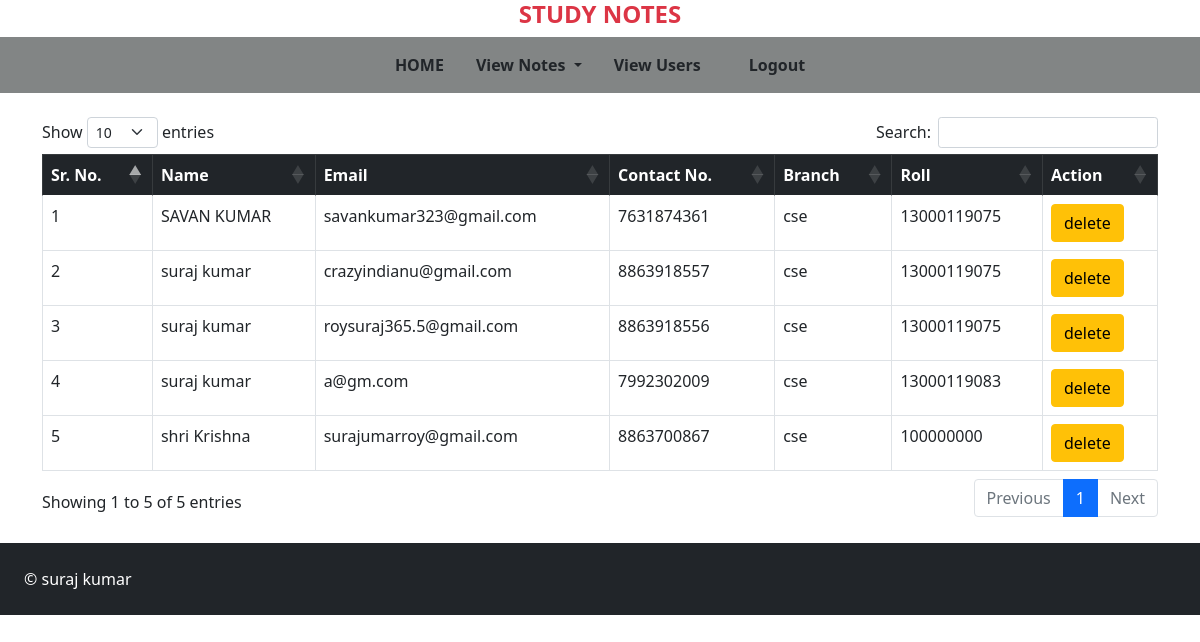
The page /viewuser (signed in) on the database its author committed.
### app1/models.py (models this page shows, shortened)
class SignUp(models.Model):
    user=models.ForeignKey(User,on_delete=models.CASCADE)
    contact=models.CharField(max_length=15)
    branch = models.CharField(max_length=50)
    role = models.CharField(max_length=50)
    photo=models.ImageField(upload_to='profile',default='Profile/R.png')

### app1/views.py (the view)
# urls.py: path('viewuser',viewuser,name = 'viewuser'),
@login_required(login_url='adminlogin')
def viewuser(request):
    fields=SignUp.objects.all()
    return render(request,'view_user.html',{'fields':fields})

### app1/templates/view_user.html
{% extends 'adminnav.html' %}
{% block body %}
<div class="container-fluid " >
  <div  class="container my-4 table-responsive" >
     <table class="table table-bordered " id="example" >
        <thead class="table-dark">
          <tr>
            <th scope="col">Sr. No.</th>
            <th scope="col">Name</th>
            <th scope="col">Email</th>
            <th scope="col">Contact No.</th>
            <th scope="col">Branch </th>
            <th scope="col">Roll</th>
            <th scope="col" >Action</th>
          </tr>
        </thead>
        <tbody>
          {% for fm in fields %}
          <tr>
            <td>{{forloop.counter}}</td>
            <td>{{fm.user.first_name}} {{fm.user.last_name}}</td>
            <td>{{fm.user.username}}</td>
            <td>{{fm.contact}}</td>
            <td>{{fm.branch}}</td>
            <td>{{fm.role}}</td>
            <td><a onclick="confirmation(event)" type="button" data-id="{% url 'delete' fm.user.id %}" href="{% url 'delete' fm.id %}"  class="btn btn-warning">delete</a></td>
          </tr>
          {% endfor %}
        </tbody>
      </table>
    </div>
    </div>
{% endblock body %}

### rows shown on the page
SignUp: user.first_name "SAVAN", user.last_name "KUMAR", user.username "savankumar323@gmail.com", contact "7631874361", branch "cse", role "13000119075"
SignUp: user.first_name "suraj", user.last_name "kumar", user.username "crazyindianu@gmail.com", contact "8863918557", branch "cse", role "13000119075"
SignUp: user.first_name "suraj", user.last_name "kumar", user.username "roysuraj365.5@gmail.com", contact "8863918556", branch "cse", role "13000119075"
SignUp: user.first_name "suraj", user.last_name "kumar", user.username "a@gm.com", contact "7992302009", branch "cse", role "13000119083"
SignUp: user.first_name "shri", user.last_name "Krishna", user.username "surajumarroy@gmail.com", contact "8863700867", branch "cse", role "100000000"
